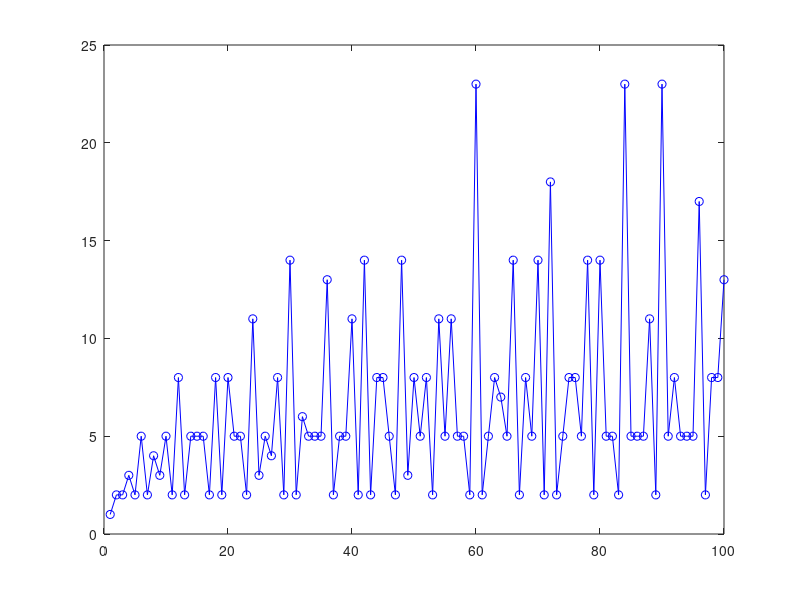

This figure's MATLAB source:
close all; clear; clc;
n_vec = 1:100;
num_distinct_sol = 1;
for x = 2:100
    Y = 1:ceil(x^2/2);
    MULT = [Y(rem(x^2, Y)==0) x^2];
    num_distinct_sol = [num_distinct_sol (size(MULT,2)+1)/2];
end

plot(n_vec,num_distinct_sol,'-bo')